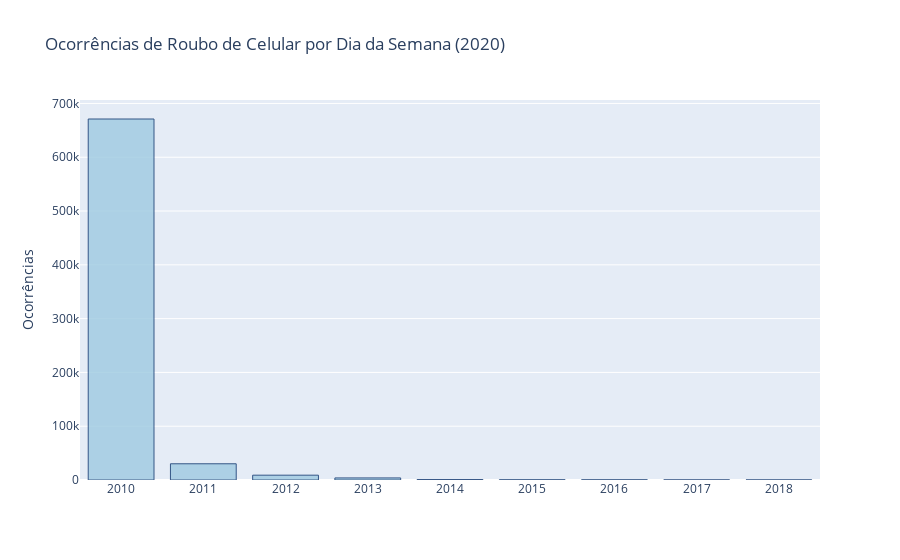

Write notebook code for a chart like this one.
### Code cell
dataset['ano'] = pd.Categorical(dataset['ano'], categories=['2010','2011','2012','2013','2014','2015', '2016', '2017', '2018'], ordered=True)

trace = [go.Bar(
            x = dataset['ano'].value_counts().sort_index().index,
            y = dataset['QUANT_CELULAR'].value_counts(),
            textposition = 'auto',
            marker=dict(
                color='rgb(158,202,225)',
                line=dict(
                    color='rgb(8,48,107)',
                    width=1,
                    )
                ),
            opacity=0.8
)]
           
layout = go.Layout(
    title='Ocorrências de Roubo de Celular por Dia da Semana (2020)',
    yaxis=dict(
        title='Ocorrências'
        ),
)

fig = go.Figure(data=trace, layout=layout)

py.iplot(fig)

### Figure 1 — Plotly figure (JSON) as saved in the notebook; plotly's stock layout.template omitted (floating-point values rounded to 4 significant figures; data arrays with more than 128 entries replaced by an {"elided": "..."} marker saying what was removed)
{"data": [{"marker": {"color": "rgb(158,202,225)", "line": {"color": "rgb(8,48,107)", "width": 1}}, "opacity": 0.8, "textposition": "auto", "type": "bar", "x": ["2010", "2011", "2012", "2013", "2014", "2015", "2016", "2017", "2018"], "y": {"elided": "328 int values"}}], "layout": {"title": {"text": "Ocorrências de Roubo de Celular por Dia da Semana (2020)"}, "yaxis": {"title": {"text": "Ocorrências"}}}}
